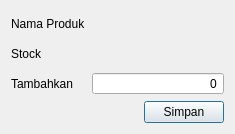
<?xml version="1.0" encoding="UTF-8"?>
<ui version="4.0">
 <class>UpdateStockDialog</class>
 <widget class="QDialog" name="UpdateStockDialog">
  <property name="geometry">
   <rect>
    <x>0</x>
    <y>0</y>
    <width>235</width>
    <height>134</height>
   </rect>
  </property>
  <property name="windowTitle">
   <string>Update Stock</string>
  </property>
  <layout class="QVBoxLayout" name="verticalLayout">
   <item>
    <layout class="QGridLayout" name="gridLayout" columnstretch="0,1">
     <item row="0" column="0">
      <widget class="QLabel" name="label">
       <property name="text">
        <string>Nama Produk</string>
       </property>
      </widget>
     </item>
     <item row="0" column="1">
      <widget class="QLabel" name="namaProduk">
       <property name="text">
        <string/>
       </property>
      </widget>
     </item>
     <item row="1" column="0">
      <widget class="QLabel" name="label_2">
       <property name="text">
        <string>Stock</string>
       </property>
      </widget>
     </item>
     <item row="1" column="1">
      <widget class="QLabel" name="jumlahStok">
       <property name="text">
        <string/>
       </property>
      </widget>
     </item>
     <item row="2" column="0">
      <widget class="QLabel" name="label_5">
       <property name="text">
        <string>Tambahkan</string>
       </property>
      </widget>
     </item>
     <item row="2" column="1">
      <widget class="QSpinBox" name="spinAddStock">
       <property name="alignment">
        <set>Qt::AlignmentFlag::AlignRight|Qt::AlignmentFlag::AlignTrailing|Qt::AlignmentFlag::AlignVCenter</set>
       </property>
       <property name="buttonSymbols">
        <enum>QAbstractSpinBox::ButtonSymbols::NoButtons</enum>
       </property>
      </widget>
     </item>
    </layout>
   </item>
   <item alignment="Qt::AlignmentFlag::AlignRight">
    <widget class="QPushButton" name="simpanButton">
     <property name="text">
      <string>Simpan</string>
     </property>
    </widget>
   </item>
  </layout>
 </widget>
 <resources/>
 <connections/>
</ui>
